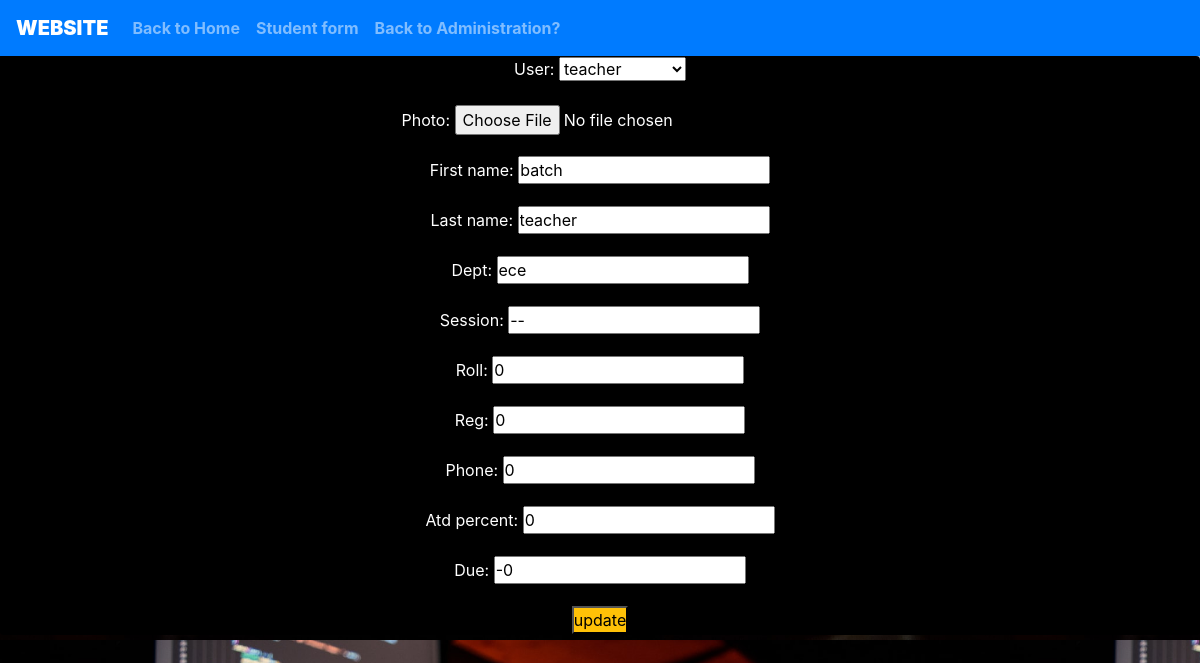
/student_update/33/, run on the app's committed database.
### itsapp/models.py (models this page shows, shortened)
class Student(models.Model):
    user =       models.OneToOneField(User, on_delete=models.CASCADE)
    auth_token = models.CharField(max_length=100)
    is_verified =models.BooleanField(default=False)
    create_at =  models.DateTimeField(auto_now_add=True)
    photo =      models.ImageField(upload_to='media/', height_field=None, width_field=None, max_length=100, null=True, blank=True, default='',)
    first_name = models.CharField(max_length=50)
    last_name =  models.CharField(max_length=50)
    dept =       models.CharField(max_length=50)
    session =    models.CharField(max_length=50)
    roll =       models.IntegerField(null=True)
    reg =        models.IntegerField(null=True)
    phone =      models.IntegerField(null=True)
    atd_percent= models.IntegerField(null=True)
    due =        models.CharField(max_length=100)

### itsapp/views.py (the view)
# urls.py: path('student_update/<int:student_id>/', views.student_update, name="student_update"),
def student_update(request, student_id):
    student_info = Student.objects.get(pk=student_id)
    form = forms.StudentForm(instance=student_info)
    if request.method =="POST":
        form = forms.StudentForm(request.POST, instance=student_info)
        if form.is_valid():
            form.save(commit=True)
            return admin_homepage(request)
    diction = {'student_form': form}
    return render (request, 'itsapp/student_update.html', context=diction)

### itsapp/forms.py
class StudentForm(forms.ModelForm):
    class Meta:
        model = User
        fields = '__all__'
        model = models.Student
        fields = ['user', 'photo', 'first_name', 'last_name','dept', 'session', 'roll', 'reg', 'phone', 'atd_percent', 'due']

### templates/itsapp/student_update.html (shortened to what this page needs)
{% extends 'itsapp/authbase.html' %}
{% block bodycontent %}
<div class="card" style="background-color: rgb(0, 0, 0);">
        <form action="" method="POST" class="text-white text-center" >
            {{student_form.as_p }}
            <input type="submit" value="update" class="bg-warning">
        </form>
    </div>
{% endblock bodycontent %}

### static/css/style.css (style rules this page uses)
* { margin: 0; padding: 0; }
.my_body { background: url("BG.jpg"); background-size: 80%; background-position: 50px 0px; }

### data on the page
Student: user "teacher", first_name "batch", last_name "teacher", dept "ece", session "--", roll "0", reg "0", phone "0", atd_percent "0", due "-0"
